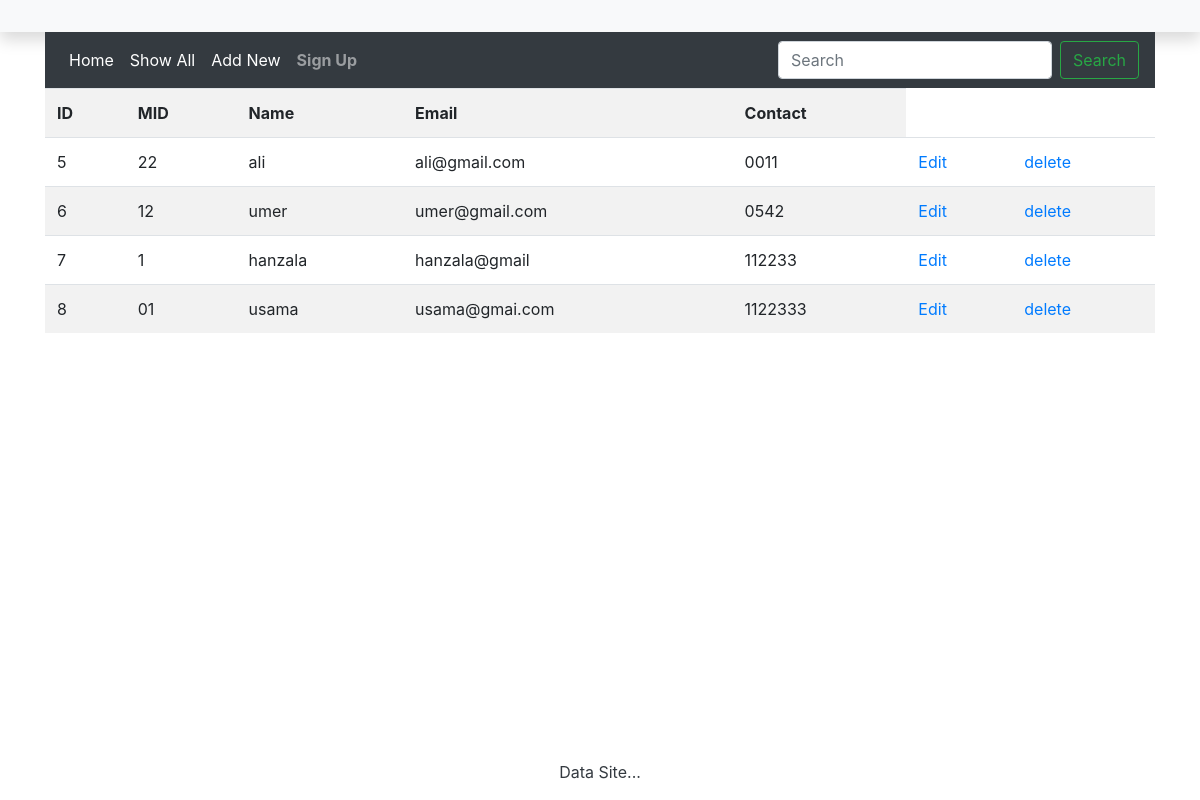
Page /show/ on the committed database.
### accounts/models.py (models this page shows)
class Employee(models.Model):
    eid = models.CharField(max_length=20)
    ename = models.CharField(max_length=100)
    eemail = models.CharField(max_length=50)
    econtact = models.CharField(max_length=30)

### accounts/views.py (the view)
# urls.py: path('show/', views.show),
def show(request):
    employee = Employee.objects.all
    return render(request, 'student/show.html', {'employee': employee})

### accounts/templates/student/show.html (shortened to what this page needs)
{% extends 'student/base.html' %}
{% block content %}
<table class="table table-striped">
    <tr>
        <th>ID</th>
        <th>MID</th>
        <th>Name</th>
        <th>Email</th>
        <th>Contact</th>
    </tr>
    {% for i in employee%}
    <tr>
        <td>{{i.id}}</td>
        <td>{{i.eid}}</td>
        <td>{{i.ename}}</td>
        <td>{{i.eemail}}</td>
        <td>{{i.econtact}}</td>
        <td><a href="/edit/{{ i.id }}">Edit</a></td>
        <td><a href="/delete/{{ i.id }}">delete</a></td>
    </tr>
    {% endfor %}
</table>
{% endblock %}

### accounts/templates/student/base.html (shortened to what this page needs)
<!DOCTYPE html>
<html lang="en">
<head>
    <link rel="stylesheet" href="https://stackpath.bootstrapcdn.com/bootstrap/4.4.1/css/bootstrap.min.css"
>
</head>
<body>
<nav class="navbar navbar-expand-lg navbar-light bg-light shadow" id="mainNav">
    <div>
    </div>
</nav>
<div class="container">
    <nav class="navbar navbar-expand-md bg-dark navbar-dark">
        <div class="collapse navbar-collapse" id="collapsibleNavbar">
            <ul class="navbar-nav mr-auto">
                <li class="nav-item active">
                    <a class="nav-link" href="/">Home</a>
                </li>
                <li class="nav-item active"><a class="nav-link" href="show/">Show All</a></li>
                <li class="nav-item active"><a class="nav-link" href="loadform/">Add New</a></li>
                {% if user.is_authenticated %}
                <li class="nav-item text-black">
                    <a class="nav-link text-black font-weight-bold" href="{% url 'logout' %}">Logout</a>
                </li>
                {% else %}
                <li class="nav-item text-black">
                    <a class="nav-link text-black font-weight-bold" href="{% url 'signup' %}">Sign Up</a>
                </li>
                {% endif %}
            </ul>
            <form method="POST" action="search" class="form-inline my-2 my-lg-0">
                <input name="name" class="form-control mr-sm-2" type="search" placeholder="Search" aria-label="Search">
                <button class="btn btn-outline-success my-2 my-sm-0" type="submit">Search</button>
            </form>
        </div>
    </nav>
    {%block content%}{% endblock %}
    <footer class="footer py-3 bg-grey">
        <p class="m-0 text-dark text-center">Data Site...</p>
    </footer>
</div>
</body>
</html>

### accounts/templates/student/base.html (style rules this page uses)
.footer { position: fixed; left: 0; bottom: 0; width: 100%; color: blue; text-align: center; }

### rows in the picture
Employee: id "5", eid "22", ename "ali", eemail "ali@gmail.com", econtact "0011"
Employee: id "6", eid "12", ename "umer", eemail "umer@gmail.com", econtact "0542"
Employee: id "7", eid "1", ename "hanzala", eemail "hanzala@gmail", econtact "112233"
Employee: id "8", eid "01", ename "usama", eemail "usama@gmai.com", econtact "1122333"
